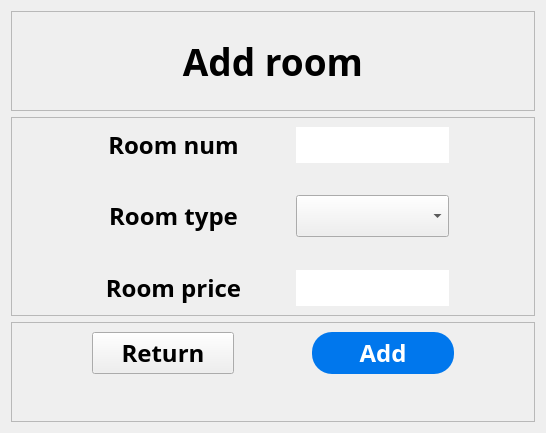
           <widget class="QWidget" name="add_room_page24">
            <layout class="QVBoxLayout" name="verticalLayout_43">
             <item>
              <layout class="QVBoxLayout" name="verticalLayout_42" stretch="1,2,1">
               <item>
                <widget class="QFrame" name="frame_70">
                 <property name="frameShape">
                  <enum>QFrame::StyledPanel</enum>
                 </property>
                 <property name="frameShadow">
                  <enum>QFrame::Raised</enum>
                 </property>
                 <layout class="QGridLayout" name="gridLayout_143">
                  <item row="0" column="0">
                   <layout class="QGridLayout" name="gridLayout_142">
                    <item row="0" column="0">
                     <widget class="QLabel" name="label_60">
                      <property name="font">
                       <font>
                        <family>Bahnschrift SemiBold</family>
                        <pointsize>28</pointsize>
                        <weight>75</weight>
                        <bold>true</bold>
                       </font>
                      </property>
                      <property name="text">
                       <string>Add room</string>
                      </property>
                      <property name="alignment">
                       <set>Qt::AlignCenter</set>
                      </property>
                     </widget>
                    </item>
                   </layout>
                  </item>
                 </layout>
                </widget>
               </item>
               <item>
                <widget class="QFrame" name="frame_69">
                 <property name="frameShape">
                  <enum>QFrame::StyledPanel</enum>
                 </property>
                 <property name="frameShadow">
                  <enum>QFrame::Raised</enum>
                 </property>
                 <layout class="QGridLayout" name="gridLayout_145">
                  <item row="0" column="0">
                   <layout class="QGridLayout" name="gridLayout_144" columnstretch="2,4,0,4,2">
                    <item row="2" column="1">
                     <widget class="QLabel" name="label_62">
                      <property name="font">
                       <font>
                        <family>Bahnschrift SemiBold</family>
                        <pointsize>18</pointsize>
                        <weight>75</weight>
                        <bold>true</bold>
                       </font>
                      </property>
                      <property name="text">
                       <string>Room type</string>
                      </property>
                      <property name="alignment">
                       <set>Qt::AlignCenter</set>
                      </property>
                     </widget>
                    </item>
                    <item row="0" column="1">
                     <widget class="QLabel" name="label_61">
                      <property name="font">
                       <font>
                        <family>Bahnschrift SemiBold</family>
                        <pointsize>18</pointsize>
                        <weight>75</weight>
                        <bold>true</bold>
                       </font>
                      </property>
                      <property name="text">
                       <string>Room num</string>
                      </property>
                      <property name="alignment">
                       <set>Qt::AlignCenter</set>
                      </property>
                     </widget>
                    </item>
                    <item row="0" column="2">
                     <spacer name="horizontalSpacer_110">
                      <property name="orientation">
                       <enum>Qt::Horizontal</enum>
                      </property>
                      <property name="sizeHint" stdset="0">
                       <size>
                        <width>40</width>
                        <height>20</height>
                       </size>
                      </property>
                     </spacer>
                    </item>
                    <item row="1" column="1">
                     <spacer name="verticalSpacer_57">
                      <property name="orientation">
                       <enum>Qt::Vertical</enum>
                      </property>
                      <property name="sizeHint" stdset="0">
                       <size>
                        <width>20</width>
                        <height>40</height>
                       </size>
                      </property>
                     </spacer>
                    </item>
                    <item row="3" column="1">
                     <spacer name="verticalSpacer_58">
                      <property name="orientation">
                       <enum>Qt::Vertical</enum>
                      </property>
                      <property name="sizeHint" stdset="0">
                       <size>
                        <width>20</width>
                        <height>40</height>
                       </size>
                      </property>
                     </spacer>
                    </item>
                    <item row="4" column="1">
                     <widget class="QLabel" name="label_63">
                      <property name="font">
                       <font>
                        <family>Bahnschrift SemiBold</family>
                        <pointsize>18</pointsize>
                        <weight>75</weight>
                        <bold>true</bold>
                       </font>
                      </property>
                      <property name="text">
                       <string>Room price</string>
                      </property>
                      <property name="alignment">
                       <set>Qt::AlignCenter</set>
                      </property>
                     </widget>
                    </item>
                    <item row="4" column="3">
                     <widget class="QLineEdit" name="room_price_in">
                      <property name="sizePolicy">
                       <sizepolicy hsizetype="Expanding" vsizetype="Expanding">
                        <horstretch>0</horstretch>
                        <verstretch>0</verstretch>
                       </sizepolicy>
                      </property>
                      <property name="font">
                       <font>
                        <family>Bahnschrift SemiBold</family>
                        <pointsize>18</pointsize>
                        <weight>75</weight>
                        <bold>true</bold>
                       </font>
                      </property>
                      <property name="styleSheet">
                       <string notr="true">QLineEdit{border-radius:20px;}</string>
                      </property>
                     </widget>
                    </item>
                    <item row="0" column="3">
                     <widget class="QLineEdit" name="room_num_in_2">
                      <property name="sizePolicy">
                       <sizepolicy hsizetype="Expanding" vsizetype="Expanding">
                        <horstretch>0</horstretch>
                        <verstretch>0</verstretch>
                       </sizepolicy>
                      </property>
                      <property name="font">
                       <font>
                        <family>Bahnschrift SemiBold</family>
                        <pointsize>18</pointsize>
                        <weight>75</weight>
                        <bold>true</bold>
                       </font>
                      </property>
                      <property name="styleSheet">
                       <string notr="true">QLineEdit{border-radius:20px;}</string>
                      </property>
                     </widget>
                    </item>
                    <item row="0" column="0">
                     <spacer name="horizontalSpacer_106">
                      <property name="orientation">
                       <enum>Qt::Horizontal</enum>
                      </property>
                      <property name="sizeHint" stdset="0">
                       <size>
                        <width>40</width>
                        <height>20</height>
                       </size>
                      </property>
                     </spacer>
                    </item>
                    <item row="0" column="4">
                     <spacer name="horizontalSpacer_111">
                      <property name="orientation">
                       <enum>Qt::Horizontal</enum>
                      </property>
                      <property name="sizeHint" stdset="0">
                       <size>
                        <width>40</width>
                        <height>20</height>
                       </size>
                      </property>
                     </spacer>
                    </item>
                    <item row="2" column="3">
                     <widget class="QComboBox" name="room_type">
                      <property name="sizePolicy">
                       <sizepolicy hsizetype="Preferred" vsizetype="Expanding">
                        <horstretch>0</horstretch>
                        <verstretch>0</verstretch>
                       </sizepolicy>
                      </property>
                      <property name="font">
                       <font>
                        <family>Bahnschrift SemiBold</family>
                        <pointsize>18</pointsize>
                        <weight>75</weight>
                        <bold>true</bold>
                       </font>
                      </property>
                     </widget>
                    </item>
                   </layout>
                  </item>
                 </layout>
                </widget>
               </item>
               <item>
                <widget class="QFrame" name="frame_68">
                 <property name="frameShape">
                  <enum>QFrame::StyledPanel</enum>
                 </property>
                 <property name="frameShadow">
                  <enum>QFrame::Raised</enum>
                 </property>
                 <layout class="QGridLayout" name="gridLayout_147">
                  <item row="0" column="0">
                   <layout class="QGridLayout" name="gridLayout_146" columnstretch="2,4,2,4,2">
                    <item row="1" column="1">
                     <spacer name="verticalSpacer_59">
                      <property name="orientation">
                       <enum>Qt::Vertical</enum>
                      </property>
                      <property name="sizeHint" stdset="0">
                       <size>
                        <width>20</width>
                        <height>40</height>
                       </size>
                      </property>
                     </spacer>
                    </item>
                    <item row="0" column="2">
                     <spacer name="horizontalSpacer_108">
                      <property name="orientation">
                       <enum>Qt::Horizontal</enum>
                      </property>
                      <property name="sizeHint" stdset="0">
                       <size>
                        <width>40</width>
                        <height>20</height>
                       </size>
                      </property>
                     </spacer>
                    </item>
                    <item row="0" column="0">
                     <spacer name="horizontalSpacer_107">
                      <property name="orientation">
                       <enum>Qt::Horizontal</enum>
                      </property>
                      <property name="sizeHint" stdset="0">
                       <size>
                        <width>40</width>
                        <height>20</height>
                       </size>
                      </property>
                     </spacer>
                    </item>
                    <item row="0" column="3">
                     <widget class="QPushButton" name="to_op_su_page_3">
                      <property name="sizePolicy">
                       <sizepolicy hsizetype="Minimum" vsizetype="Expanding">
                        <horstretch>0</horstretch>
                        <verstretch>0</verstretch>
                       </sizepolicy>
                      </property>
                      <property name="font">
                       <font>
                        <family>Bahnschrift SemiBold</family>
                        <pointsize>18</pointsize>
                        <weight>75</weight>
                        <bold>true</bold>
                       </font>
                      </property>
                      <property name="styleSheet">
                       <string notr="true">QPushButton{background-color: rgb(0, 119, 237); border-radius:20px; color:rgb(255,255,255);}</string>
                      </property>
                      <property name="text">
                       <string>Add</string>
                      </property>
                     </widget>
                    </item>
                    <item row="0" column="1">
                     <widget class="QPushButton" name="to_manage_room_page_2">
                      <property name="sizePolicy">
                       <sizepolicy hsizetype="Minimum" vsizetype="Expanding">
                        <horstretch>0</horstretch>
                        <verstretch>0</verstretch>
                       </sizepolicy>
                      </property>
                      <property name="font">
                       <font>
                        <family>Bahnschrift SemiBold</family>
                        <pointsize>18</pointsize>
                        <weight>75</weight>
                        <bold>true</bold>
                       </font>
                      </property>
                      <property name="text">
                       <string>Return</string>
                      </property>
                     </widget>
                    </item>
                    <item row="0" column="4">
                     <spacer name="horizontalSpacer_109">
                      <property name="orientation">
                       <enum>Qt::Horizontal</enum>
                      </property>
                      <property name="sizeHint" stdset="0">
                       <size>
                        <width>40</width>
                        <height>20</height>
                       </size>
                      </property>
                     </spacer>
                    </item>
                   </layout>
                  </item>
                 </layout>
                </widget>
               </item>
              </layout>
             </item>
            </layout>
           </widget>
